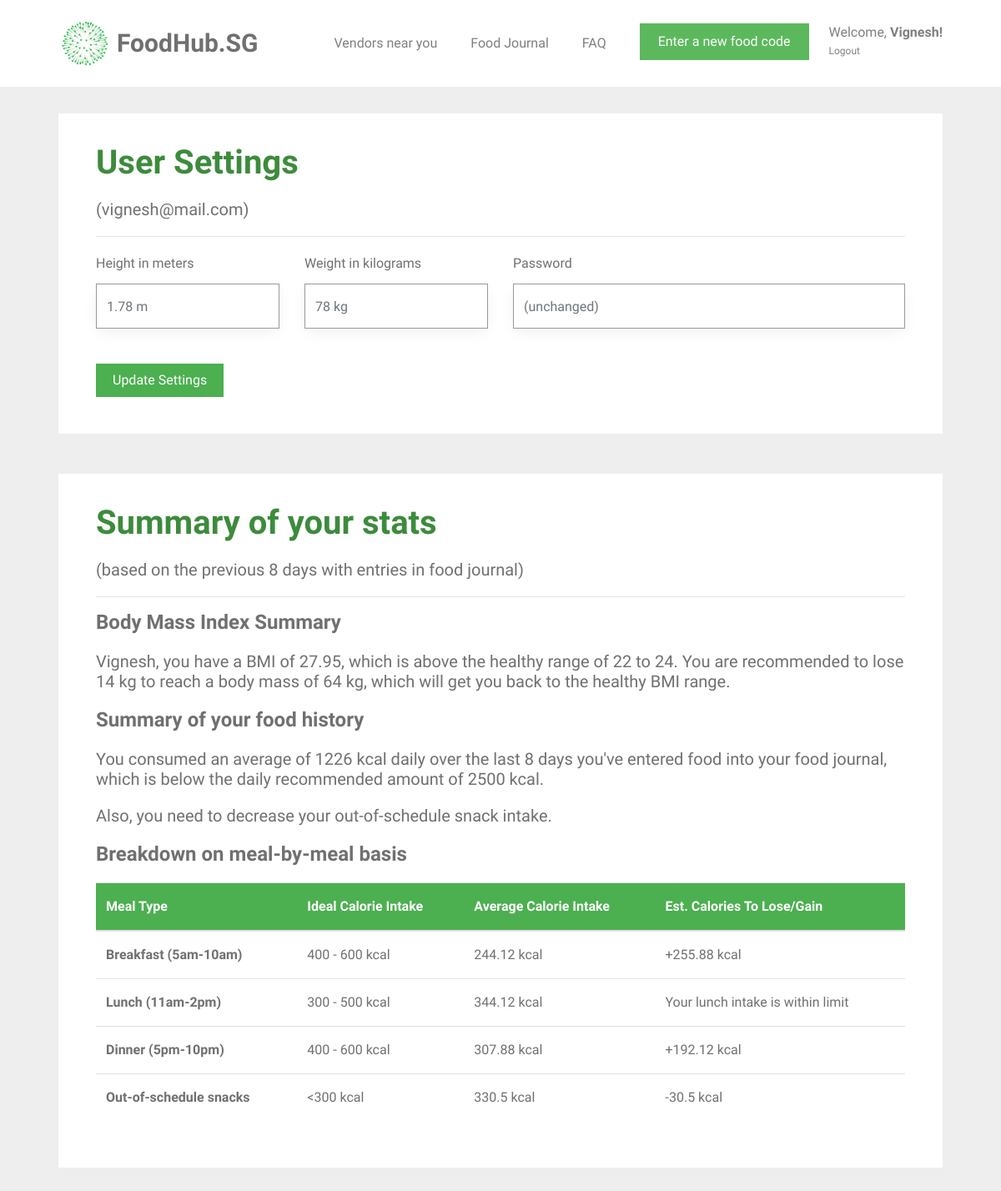
Page /user_settings (signed in) on the committed database.
### tables this page shows
CREATE TABLE user (
  id INTEGER PRIMARY KEY AUTOINCREMENT,
  name TEXT NOT NULL,
  email VARCHAR(512) UNIQUE NOT NULL,
  password TEXT NOT NULL,
  height INTEGER NOT NULL,
  weight INTEGER NOT NULL
);

### foodhubsg/user.py (the view, shortened to what this page needs)
@bp.route('/user_settings', methods=('GET', 'POST'))
@login_required
def user_settings():
    db = get_db()
    food_items = db.execute(
        'SELECT f.id, creator_id, food_name, created, calories, food_code, email'
        ' FROM food_entry f JOIN user u ON f.creator_id = u.id'
        ' WHERE f.creator_id = ? AND DATE(f.created) IN'
        ' (SELECT DISTINCT DATE(created) FROM food_entry '
        ' WHERE NOT date(f.created) = date("now") ORDER BY datetime(created) DESC LIMIT 8)'
        ' ORDER BY datetime(created) DESC',
        (g.user['id'],),
    ).fetchall()
    users = db.execute(
        'SELECT id, name, email, password, height, weight'
        ' FROM user'
        ' WHERE id = ?',
        (g.user['id'],),
    ).fetchall()
    for user in users:
        id = user['id']
        name = user['name']
        weight = user['weight']
        height = user['height']
        email = user['email']
        password = user['password']
    bmi = round(weight / height ** height, 2)
    all_dates = []
    food_dates = []
    calories_list = []
    breakfast_list = []
    lunch_list = []
    dinner_list = []
    snack_list = []
    user_average_calories = 0
    number_of_days = 0
    average_breakfast_calories = 0
    average_lunch_calories = 0
    average_dinner_calories = 0
    average_snack_calories = 0
    calories_statement = None
    snack_message = None
    password_placeholder = "(unchanged)"
    if food_items == []:
        food_exists = 0
    else:
        food_exists = 1
    for food in food_items:
        food_date = food['created'].strftime('%d-%m-%y')
        all_dates.append(food_date)
    all_dates = remove_duplicates(all_dates)
    for date in all_dates:
        current_date_food = []
        current_date_calories = []
        for food in food_items:
            if date == food['created'].strftime('%d-%m-%y'):
                current_date_food.append(food)
                current_date_calories.append(food['calories'])
            else:
                continue
        food_dates.append(current_date_food)
        current_date_calories = sum(current_date_calories)
        calories_list.append(current_date_calories)
        number_of_days = len(calories_list)
        user_average_calories = int(sum(calories_list)/number_of_days)
    for food in food_items:
        if 5 <= int(food['created'].strftime('%H')) <= 9:
            breakfast_list.append(food['calories'])
            average_breakfast_calories = round(sum(breakfast_list) / number_of_days, 2)
        elif 11 <= int(food['created'].strftime('%H')) <= 14:
            lunch_list.append(food['calories'])
            average_lunch_calories = round(sum(lunch_list) / number_of_days, 2)
        elif 17 <= int(food['created'].strftime('%H')) <= 21:
            dinner_list.append(food['calories'])
            average_dinner_calories = round(sum(dinner_list) / number_of_days, 2)
        else:
            snack_list.append(food['calories'])
            average_snack_calories = round(sum(snack_list) / number_of_days, 2)
    ideal_weight = weight
    if bmi < 22:
        while ideal_weight / height ** height < 23:
            ideal_weight = ideal_weight + 1
        lose_weight = ideal_weight - weight
        bmi_statement = "{0}, you have a BMI of {1}, which is below the healthy range of 22 to 24. You are recommended " \
                        "to gain {2} kg to reach a body mass of {3} kg, which will get you back to the healthy BMI range." \
                        .format(name, bmi, lose_weight, ideal_weight)
    elif 22 < bmi < 24:
        bmi_statement = "{0}, you have a BMI of {1}, which is exactly within the healthy BMI range. " \
                        "Keep it up!".format(name, bmi)
    elif bmi > 24:
        while ideal_weight / height ** height > 23:
            ideal_weight = ideal_weight - 1
        lose_weight = weight - ideal_weight
        bmi_statement = "{0}, you have a BMI of {1}, which is above the healthy range of 22 to 24. You are recommended " \
                        "to lose {2} kg to reach a body mass of {3} kg, which will get you back to the healthy BMI range." \
                        .format(name, bmi, lose_weight, ideal_weight)
    if user_average_calories:
        if user_average_calories < 1500:
            calories_statement = "You consumed an average of {0} kcal daily over the last {1} days you've entered food " \
                                 "into your food journal, which is below the daily recommended amount of 2500 kcal."\
                                .format(user_average_calories, number_of_days)
        elif 1500 <= user_average_calories <= 2500:
            calories_statement = "You consumed an average of {0} kcal daily over the {1} days you've entered food " \
                                 "into your food journal, which is within the daily recommended amount, so keep following your current diet." \
                                .format(user_average_calories, number_of_days)
        elif user_average_calories > 2500:
            calories_statement = "You consumed an average of {} kcal daily over the last {} days you've entered food " \
                                 "which is above the daily recommended amount of 2500 kcal." \
                                .format(user_average_calories, number_of_days)
    if average_snack_calories:
        if average_snack_calories > 300:
            snack_message = "Also, you need to decrease your out-of-schedule snack intake."
    return render_template('user/user_settings.html',
                           name=name, weight=weight, height=height, email=email, password=password, bmi_statement=bmi_statement,
                           calories_statement=calories_statement, number_of_days=number_of_days, user_average_calories=user_average_calories,
                           food_exists=food_exists, password_placeholder=password_placeholder, snack_message=snack_message,
                           average_breakfast_calories=average_breakfast_calories, average_lunch_calories=average_lunch_calories,
                           average_dinner_calories=average_dinner_calories, average_snack_calories=average_snack_calories)

### foodhubsg/templates/user/user_settings.html (shortened to what this page needs)
{% extends 'base.html' %}
{% block content %}
<div id="colorlib-container">
    <div class="container">
        <div class="box1">
        <div class="row row-pb-md">
            <div class="col-md-12">
                <header>
                    <h1 class="font_color"><b>User Settings</b></h1>
                    <h5>({{ email }})</h5>
                    <hr>
                </header>
                <form method="post">
                    <div class="row form-group">
                        <div class="col-md-3">
                            <label>Height in meters</label>
                            <input name="height" id="height" type="number" step="0.01" class="form-control delprefix" value="{{ request.form['height'] }}" placeholder="{{ g.user['height'] }} m">
                        </div>
                        <div class="col-md-3">
                            <label>Weight in kilograms</label>
                            <input name="weight" id="weight" type="number" step="0.01" class="form-control delprefix" value="{{ request.form['weight'] }}" placeholder="{{ g.user['weight'] }} kg">
                        </div>
                        <div class="col-md-6 new-password">
                            <label>Password</label>
                            <input name="password" id="password" type="password" class="form-control delprefix" placeholder="{{ password_placeholder }}">
                        </div>
                    </div>
                    <br>
                    <input type="submit" value="Update Settings" class="btn btn-primary" style="background-color: #4CAF50;">
                </form>
            </div>
        </div>
        </div>
        <div class="box1">
        <div class="row row-pb-md">
            <div class="col-md-12">
                <header id="summary-header">
                    <h1 class="font_color"><b>Summary of your stats</b></h1>
                    {% if number_of_days == 0 %}
                    {% else %}
                        <h5>(based on the previous {{ number_of_days }} days with entries in food journal)</h5>
                    {% endif %}
                    <hr>
                </header>
                <h4><b>Body Mass Index Summary</b></h4>
                <h5>{{ bmi_statement }}</h5>
                <h4><b>Summary of your food history</b></h4>
                {% if food_exists == 0 %}
                    <h5>You have not added enough food to your journal to generate a summary. Keep adding more food!</h5>
                {% else %}
                    <h5>{{ calories_statement }}</h5>
                    <h5>{{ snack_message }}</h5>
                <h4><b>Breakdown on meal-by-meal basis</b></h4>
                    <table class="table">
                        <thead class="thead-green">
                            <tr>
                                <th scope="col">Meal Type</th>
                                <th scope="col">Ideal Calorie Intake</th>
                                <th scope="col">Average Calorie Intake</th>
                                <th scope="col">Est. Calories To Lose/Gain</th>
                            </tr>
                        </thead>
                        <tbody>
                            <tr>
                                <th scope="row">Breakfast (5am-10am)</th>
                                <td>400 - 600 kcal</td>
                                <td>{{ average_breakfast_calories }} kcal</td>
                                <td>
                                  {% if average_breakfast_calories < 400 %}
                                      +{{ (average_breakfast_calories - 500)|round(2)|abs }} kcal
                                  {% elif average_breakfast_calories > 600 %}
                                      -{{ (average_breakfast_calories - 500)|round(2)|abs }} kcal
                                  {% else %}
                                      Your breakfast intake is within limit
                                  {% endif %}
                                </td>
                            </tr>
                            <tr>
                                <th scope="row">Lunch (11am-2pm)</th>
                                <td>300 - 500 kcal</td>
                                <td>{{ average_lunch_calories }} kcal</td>
                                <td>
                                    {% if average_lunch_calories < 300 %}
                                        +{{ (average_lunch_calories - 400)|round(2)|abs }} kcal
                                    {% elif average_lunch_calories > 500 %}
                                        -{{ (average_lunch_calories - 400)|round(2)|abs }} kcal
                                    {% else %}
                                        Your lunch intake is within limit
                                    {% endif %}
                                </td>
                            </tr>
                            <tr>
                                <th scope="row">Dinner (5pm-10pm)</th>
                                <td>400 - 600 kcal</td>
                                <td>{{ average_dinner_calories }} kcal</td>
                                <td>
                                    {% if average_dinner_calories < 400 %}
                                        +{{ (average_dinner_calories - 500)|round(2)|abs }} kcal
                                    {% elif average_dinner_calories > 600 %}
                                        -{{ (average_dinner_calories - 500)|round(2)|abs }} kcal
                                    {% else %}
                                        Your dinner intake is within limit
                                    {% endif %}
                                </td>
                            </tr>
                            <tr>
                                <th scope="row">Out-of-schedule snacks</th>
                                <td><300 kcal</td>
                                <td>{{ average_snack_calories }} kcal</td>
                                <td>
                                    {% if (average_snack_calories - 300)|float < 0.0 %}
                                        +{{ (average_snack_calories - 300)|round(2)|abs }} kcal
                                    {% else %}
                                        -{{ (average_snack_calories - 300)|round(2)|abs }} kcal
                                    {% endif %}
                                </td>
                            </tr>
                        </tbody>
                    </table>
                {% endif %}
            </div>
        </div>
        </div>
    </div>
</div>
{% endblock %}

### foodhubsg/templates/base.html (shortened to what this page needs)
<!doctype html>
<link rel="stylesheet" href="https://cdnjs.cloudflare.com/ajax/libs/font-awesome/4.7.0/css/font-awesome.min.css">
<link rel="stylesheet" href="https://stackpath.bootstrapcdn.com/bootstrap/4.1.3/css/bootstrap.min.css">
<link rel="stylesheet" href="../static/css/animate.css">
<link rel="stylesheet" href="../static/css/icomoon.css">
<link rel="stylesheet" href="../static/css/magnific-popup.css">
<link rel="stylesheet" href="../static/css/flexslider.css">
<link rel="stylesheet" href="../static/css/owl.carousel.min.css">
<link rel="stylesheet" href="../static/css/owl.theme.default.min.css">
<link rel="stylesheet" href="../static/css/style.css">
    {% block navbar %}
        <nav class="navbar navbar-light bg-white">
            <div class="container">
                <a class="navbar-brand" href="{{ url_for('index') }}">
                    <img src="../static/images/healthhub-logo.png" width="65px" height="60px" class="d-inline-block align-top" alt="FoodHub.SG Logo">
                    <span id="webname">FoodHub.SG</span>
                </a>
                {% if g.user %}
                    <ul class="navbar-nav ml-auto">
                        <li class="nav-item">
                            <a class="nav-link" href="{{ url_for('vendors.vendors') }}">Vendors near you</a>
                        </li>
                        <li class="nav-item">
                            <a class="nav-link" href="{{ url_for('food.food_journal') }}">Food Journal</a>
                        </li>
                        <li class="nav-item">
                            <a class="nav-link" href="{{ url_for('user.faq') }}">FAQ</a>
                        </li>
                        <li class="nav-item">
                            <a href="{{ url_for('food.food_journal') }}"><button type="button" class="btn btn-success">Enter a new food code</button></a>
                        </li>
                        <li class="nav-item settings nav-link">
                            <a class="nav-link" id="settings-link" href="{{ url_for('user.user_settings')}}">
                                Welcome, <span id="nav-name">{{ g.user['name'] }}!</span>
                            </a>
                            <a class="nav-link" id="logout-link" href="{{ url_for('auth.logout') }}">
                                Logout
                            </a>
                        </li>
                    </ul>
                {% endif %}
                {% endblock %}
            </div>
        </nav>
<section class="content">
    {% block content %}{% endblock %}
</section>

### rows in the picture
user: user.name "Vignesh", email "vignesh@mail.com", height "1.78 m", weight "78 kg"

### other values in the picture
{{ number_of_days }} "8"
{{ bmi_statement }} "Vignesh, you have a BMI of 27.95, which is above the healthy range of 22 to 24. You are recommended to lose 14 kg to reach a body mass of 64 kg, which will get you back to the healthy BMI range."
{{ calories_statement }} "You consumed an average of 1226 kcal daily over the last 8 days you've entered food into your food journal, which is below the daily recommended amount of 2500 kcal."
{{ snack_message }} "Also, you need to decrease your out-of-schedule snack intake."
{{ average_breakfast_calories }} "244.12"
{{ (average_breakfast_calories - 500)|round(2)|abs }} "255.88"
{{ average_lunch_calories }} "344.12"
{{ average_dinner_calories }} "307.88"
{{ (average_dinner_calories - 500)|round(2)|abs }} "192.12"
{{ average_snack_calories }} "330.5"
{{ (average_snack_calories - 300)|round(2)|abs }} "30.5"
